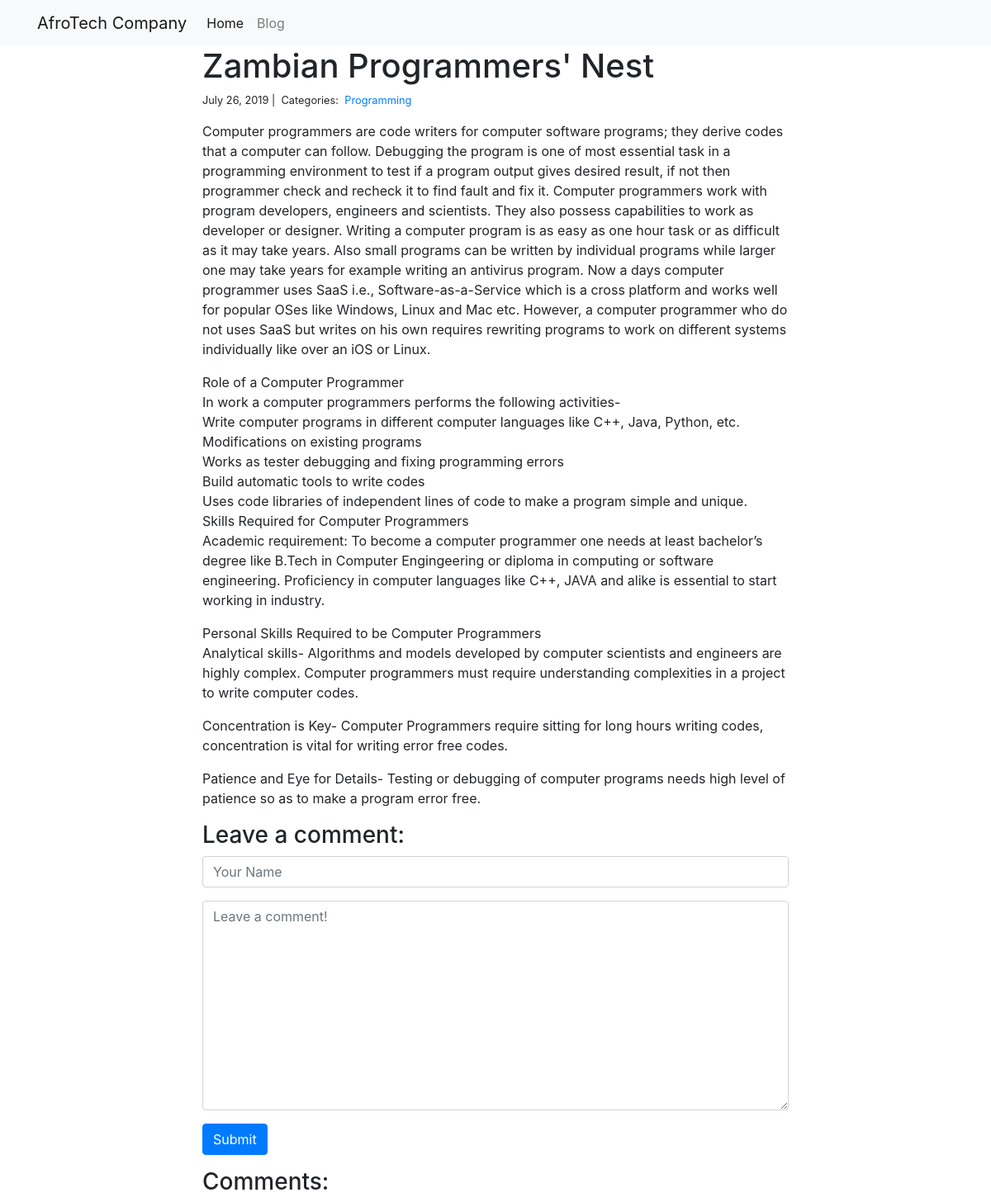
Page /blog/1/ on the committed database.
### blog/models.py (models this page shows)
class Post(models.Model):
    title = models.CharField(max_length=255)
    body = models.TextField()
    created_on = models.DateTimeField(auto_now_add=True)
    last_modified = models.DateTimeField(auto_now=True)
    categories = models.ManyToManyField('Category', related_name='posts')

class Category(models.Model):
    name = models.CharField(max_length=20)

### blog/views.py (the view, shortened to what this page needs)
# urls.py: path("<int:pk>/", views.blog_detail, name="blog_detail"),
def blog_detail(request, pk):
    post = Post.objects.get(pk=pk)
    comments = Comment.objects.filter(post=post)
    form = CommentForm()
    context = {"post": post, "comments": comments, "form": form}
    return render(request, "blog_detail.html", context)

### blog/forms.py
class CommentForm(forms.Form):
    author = forms.CharField(
        max_length=60,
        widget=forms.TextInput(attrs={
            "class": "form-control",
            "placeholder": "Your Name"
        })
    )
    body = forms.CharField(widget=forms.Textarea(
        attrs={
            "class": "form-control",
            "placeholder": "Leave a comment!"
        })
    )

### blog/templates/blog_detail.html (shortened to what this page needs)
{% extends "base.html" %}
{% block page_content %}
<div class="col-md-8 offset-md-2">
    <h1>{{ post.title }}</h1>
    <small>
        {{ post.created_on.date }} |&nbsp;
        Categories:&nbsp;
        {% for category in post.categories.all %}
        <a href="{% url 'blog_category' category.name %}">
            {{ category.name }}
        </a>&nbsp;
        {% endfor %}
    </small>
    <p>{{ post.body | linebreaks }}</p>
    <h3>Leave a comment:</h3>
    <form action="/blog/{{ post.pk }}/" method="post">
        <div class="form-group">
            {{ form.author }}
        </div>
        <div class="form-group">
            {{ form.body }}
        </div>
        <button type="submit" class="btn btn-primary">Submit</button>
    </form>
    <h3>Comments:</h3>
</div>
{% endblock %}

### mypot/templates/base.html (shortened to what this page needs)
<link rel="stylesheet" href="https://stackpath.bootstrapcdn.com/bootstrap/4.1.3/css/bootstrap.min.css">
<nav class="navbar navbar-expand-lg navbar-light bg-light">
    <div class="container">
        <a class="navbar-brand" href="{% url 'project_index' %}">AfroTech Company</a>
        <div class="collapse navbar-collapse" id="navbarSupportedContent">
          <ul class="navbar-nav mr-auto">
            <li class="nav-item active">
              <a class="nav-link" href="{% url 'project_index' %}">Home</a>
            </li>
            <li class="nav-item">
              <a class="nav-link" href="{% url 'blog_index' %}">Blog</a>
            </li>
          </ul>
        </div>
    </div>
</nav>
<div class="container">
    {% block page_content %}{% endblock %}
</div>

### rows in the picture
Post: title "Zambian Programmers' Nest", created_on "July 26, 2019", body "Computer programmers are code writers for computer software programs; they derive codes that a computer can follow. Debugging the program is one of most essential task in a programming environment to test if a program output gives desired result, if not then programmer check and recheck it to find fault and fix it. Computer programmers work with program developers, engineers and scientists. They also possess capabilities to work as developer or designer. Writing a computer program is as easy as one hour task or as difficult as it may take years. Also small programs can be written by individual programs while larger one may take years for example writing an antivirus program. Now a days…"
Category: name "Programming"
